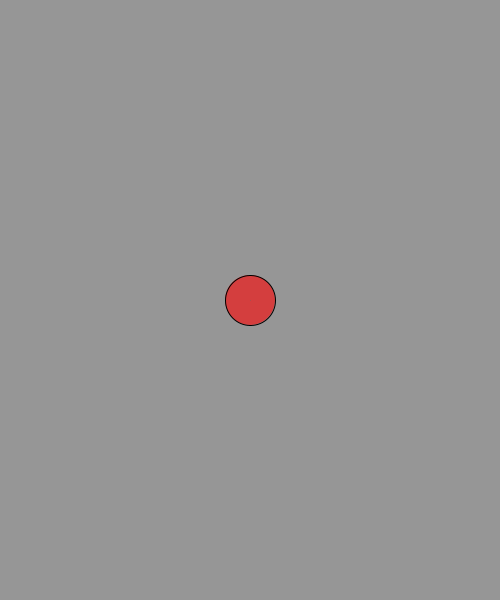
Frame 1 (no input)
Frame 60 (the mouse pressed at the canvas centre just before this capture): identical to frame 1, image omitted
Frame 120 (the mouse held since frame 60 and released just before this capture): identical to frame 1, image omitted

The Processing sketch that drew this single still picture (run headless with seeded random() and noise(); from frame 60 on, the mouse is pressed at the canvas centre):

// Processing sketch: robInd1
// ── robInd1.pde
PVector v;
PVector vEr;
PVector vObj;
void setup()
{
  size(500, 600);
  v = new PVector(0, 0);
  vObj = new PVector(0, 0);
  vEr = new PVector(0, 0);
}

float kErr=0.1;

void draw() {
  translate(width/2, height/2);
  scale(1,-1);
  background(150);
  stroke(0);
  line(0, 0, v.x, v.y);
  stroke(#FF0000);
  line(0, 0, vObj.x, vObj.y);
  stroke(#00FFFF);
  vEr.set(PVector.sub(vObj, v));
  line(v.x, v.y, v.x+vEr.x, v.y+vEr.y);
  stroke(0);

  fill(#ff0000, 150);
  ellipse(v.x, v.y, 50, 50);
  vEr.set(PVector.sub(vObj, v));
  vEr.setMag(PVector.sub(v, vObj).mag()*kErr);
  v.add(vEr);

  vectPrint(v);
}

void mousePressed() {
  vObj.set(mouseX-width/2, -(mouseY- height/2));
  vectPrint(vEr);
}

void vectPrint(PVector v){
    println("vector mag= "+v.mag()+" xVect="+v.x+" yVect="+v.y);   
}
